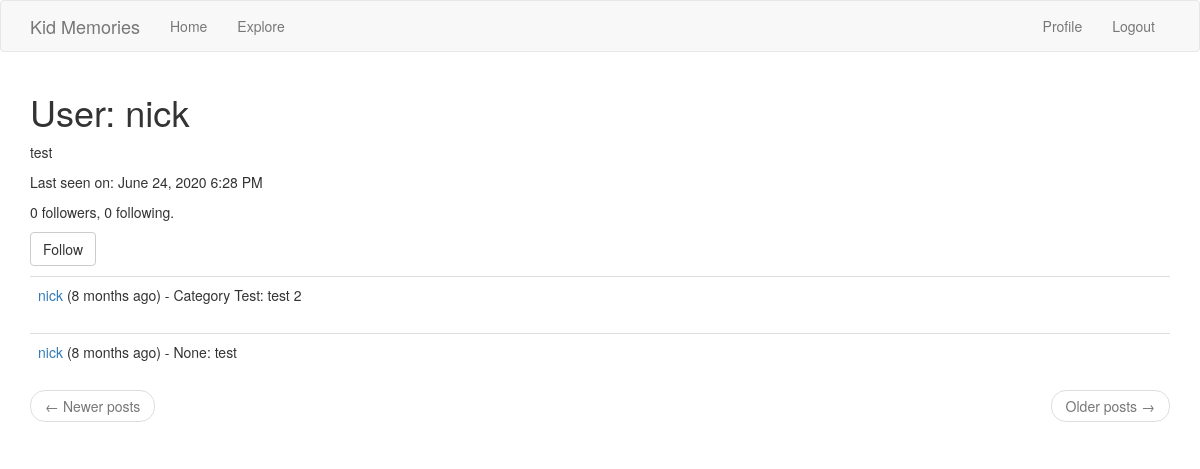
Page /user/nick (signed in) on the earlier database version.
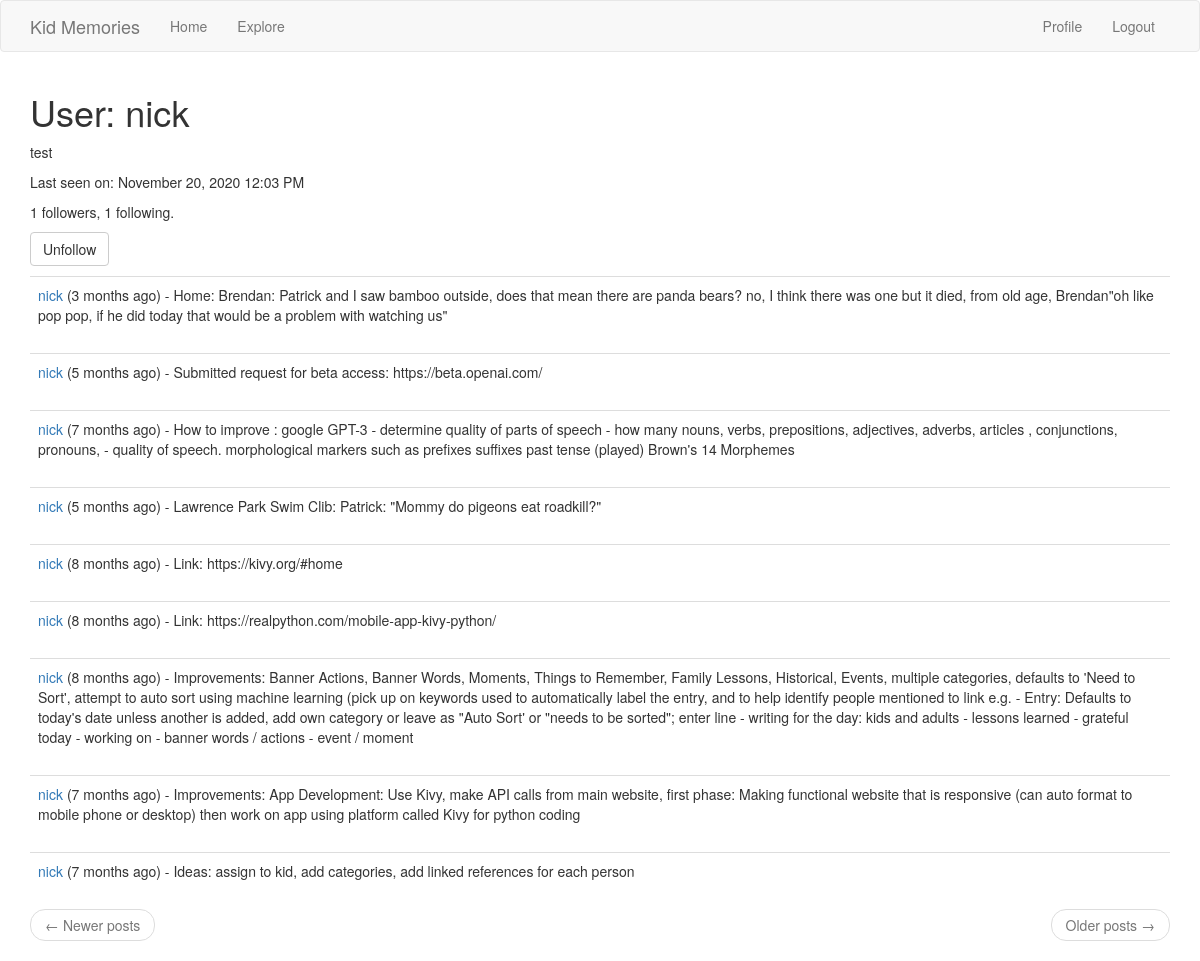
Same page on the later database version.
### app/models.py (models this page shows, shortened)
class PaginatedAPIMixin(object):
    @staticmethod
    def to_collection_dict(query, page, per_page, endpoint, **kwargs):
        resources = query.paginate(page, per_page, False)
        data = {
            'items': [item.to_dict() for item in resources.items],
            '_meta': {
                'page': page,
                'per_page': per_page,
                'total_pages': resources.pages,
                'total_items': resources.total
            },
            '_links': {
                'self': url_for(endpoint, page=page, per_page=per_page,
                                **kwargs),
                'next': url_for(endpoint, page=page + 1, per_page=per_page,
                                **kwargs) if resources.has_next else None,
                'prev': url_for(endpoint, page=page - 1, per_page=per_page,
                                **kwargs) if resources.has_prev else None
            }
        }
        return data

class User(UserMixin, PaginatedAPIMixin, db.Model):
    id = db.Column(db.Integer, primary_key=True)
    username = db.Column(db.String(64), index=True, unique=True)
    email = db.Column(db.String(120), index=True, unique=True)
    groupid = db.Column(db.Integer, index=True)
    password_hash = db.Column(db.String(128))
    posts = db.relationship('Post', backref='author', lazy='dynamic')
    about_me = db.Column(db.String(140))
    last_seen = db.Column(db.DateTime, default=datetime.utcnow)
    token = db.Column(db.String(32), index=True, unique=True)
    token_expiration = db.Column(db.DateTime)
    followed = db.relationship(
        'User', secondary=followers,
        primaryjoin=(followers.c.follower_id == id),
        secondaryjoin=(followers.c.followed_id == id),
        backref=db.backref('followers', lazy='dynamic'), lazy='dynamic')
    def is_following(self, user):
        return self.followed.filter(
            followers.c.followed_id == user.id).count() > 0

class Post(db.Model):
    id = db.Column(db.Integer, primary_key=True)
    body = db.Column(db.String(140))
    category = db.Column(db.String(25), nullable=True)
    eventdate = db.Column(db.DateTime, default=datetime.utcnow)
    timestamp = db.Column(db.DateTime, index=True, default=datetime.utcnow)
    user_id = db.Column(db.Integer, db.ForeignKey('user.id'))
    image = db.Column(db.String(255), nullable = True)

### app/main/routes.py (the view)
@bp.route('/user/<username>')
@login_required
def user(username):
    user = User.query.filter_by(username=username).first_or_404()
    page = request.args.get('page', 1, type=int)
    posts = user.posts.order_by(Post.timestamp.desc()).paginate(
        page, current_app.config['POSTS_PER_PAGE'], False)
    next_url = url_for('main.user', username=user.username,
                       page=posts.next_num) if posts.has_next else None
    prev_url = url_for('main.user', username=user.username,
                       page=posts.prev_num) if posts.has_prev else None
    form = EmptyForm()
    return render_template('user.html', user=user, posts=posts.items,next_url=next_url, prev_url=prev_url, form=form)

### app/main/forms.py
class EmptyForm(FlaskForm):
    submit = SubmitField('Submit')

### app/main/routes.py (called while the page is built)
@bp.before_app_request
def before_request():
    if current_user.is_authenticated:
        current_user.last_seen = datetime.utcnow()
        db.session.commit()

### app/models.py (called while the page is built)
@login.user_loader
def load_user(id):
    return User.query.get(int(id))

### app/templates/user.html (shortened to what this page needs)
{% extends "base.html" %}
{% block app_content %}
    <td>
      <h1>User: {{ user.username }}</h1>
      {% if user.about_me %}<p>{{ user.about_me }}</p>{% endif %}
      {% if user.last_seen %}<p>Last seen on: {{ moment(user.last_seen).format('LLL') }}</p>{% endif %}
      <p>{{ user.followers.count() }} followers, {{ user.followed.count() }} following.</p>
      {% if user == current_user %}
      <p><a href="{{ url_for('main.edit_profile') }}">Edit your profile</a></p>
      {% elif not current_user.is_following(user) %}
                     <p>
                         <form action="{{ url_for('main.follow', username=user.username) }}" method="post">
                             {{ form.submit(value='Follow', class_='btn btn-default') }}
                         </form>
                     </p>
                     {% else %}
                     <p>
                         <form action="{{ url_for('main.unfollow', username=user.username) }}" method="post">
                             {{ form.submit(value='Unfollow', class_='btn btn-default') }}
                         </form>
                     </p>
      {% endif %}
      {% for post in posts %}
          {% include '_post.html' %}
      {% endfor %}
      <nav aria-label="...">
          <ul class="pager">
              <li class="previous{% if not prev_url %} disabled{% endif %}">
                  <a href="{{ prev_url or '#' }}">
                      <span aria-hidden="true">←</span> Newer posts
                  </a>
              </li>
              <li class="next{% if not next_url %} disabled{% endif %}">
                  <a href="{{ next_url or '#' }}">
                      Older posts <span aria-hidden="true">→</span>
                  </a>
              </li>
          </ul>
      </nav>
{% endblock %}

### app/templates/base.html (shortened to what this page needs)
{% extends 'bootstrap/base.html' %}
{% block navbar %}
    <html lang="en">
    <nav class="navbar navbar-default">
        <div class="container">
            <div class="navbar-header">
                <a class="navbar-brand" href="{{ url_for('main.index') }}">Kid Memories</a>
            </div>
            <div class="collapse navbar-collapse" id="bs-example-navbar-collapse-1">
                <ul class="nav navbar-nav">
                    {% if current_user.is_anonymous %}
                    <li><a href="{{ url_for('main.index') }}">Home</a></li>
                    {% else %}
                    <li><a href="{{ url_for('main.index') }}">Home</a></li>
                    <li><a href="{{ url_for('main.explore') }}">Explore</a></li>
                    {% endif %}
                </ul>
                <ul class="nav navbar-nav navbar-right">
                    {% if current_user.is_anonymous %}
                    <li><a href="{{ url_for('auth.login') }}">Login</a></li>
                    {% else %}
                    <li><a href="{{ url_for('main.user', username=current_user.username) }}">Profile</a></li>
                    <li><a href="{{ url_for('auth.logout') }}">Logout</a></li>
                    {% endif %}
                </ul>
            </div>
        </div>
    </nav>
{% endblock %}
{% block content %}
    <div class="container">
{% block app_content %}
{% endblock %}
    </div>
{% endblock %}

### app/templates/_post.html (shortened to what this page needs)
<table class="table table-hover">
        <tr>
            <td>
            {{ user_link }} ({{ moment(post.eventdate).fromNow() }}) - {{post.category}}: {{ post.body }}
            </td>
        </tr>
    </table>

Differences in the rows shown:
removed Post: user_link "nick", eventdate "8 months ago", category "Category Test", body "test 2"
removed Post: user_link "nick", eventdate "8 months ago", category "None", body "test"
changed User "nick": last_seen "June 24, 2020 6:28 PM" → "November 20, 2020 12:03 PM"
added Post: user_link "nick", eventdate "3 months ago", category "Home", body "Brendan: Patrick and I saw bamboo outside, does that mean there are panda bears? no, I think there was one but it died, from old age, Brendan\"oh like pop pop, if he did today that would be a problem with watching us\""
added Post: user_link "nick", eventdate "5 months ago", category "Submitted request for beta access", body "https://beta.openai.com/"
added Post: user_link "nick", eventdate "7 months ago", category "How to improve", body "google GPT-3 - determine quality of parts of speech - how many nouns, verbs, prepositions, adjectives, adverbs, articles , conjunctions, pronouns, - quality of speech. morphological markers such as prefixes suffixes past tense (played) Brown's 14 Morphemes"
added Post: user_link "nick", eventdate "5 months ago", category "Lawrence Park Swim Clib", body "Patrick: \"Mommy do pigeons eat roadkill?\""
added Post: user_link "nick", eventdate "8 months ago", category "Link", body "https://kivy.org/#home"
added Post: user_link "nick", eventdate "8 months ago", category "Link", body "https://realpython.com/mobile-app-kivy-python/"
added Post: user_link "nick", eventdate "8 months ago", category "Improvements", body "Banner Actions, Banner Words, Moments, Things to Remember, Family Lessons, Historical, Events, multiple categories, defaults to 'Need to Sort', attempt to auto sort using machine learning (pick up on keywords used to automatically label the entry, and to help identify people mentioned to link e.g. - Entry: Defaults to today's date unless another is added, add own category or leave as \"Auto Sort' or \"needs to be sorted\"; enter line - writing for the day: kids and adults - lessons learned - grateful today - working on - banner words / actions - event / moment"
added Post: user_link "nick", eventdate "7 months ago", category "Improvements", body "App Development: Use Kivy, make API calls from main website, first phase: Making functional website that is responsive (can auto format to mobile phone or desktop) then work on app using platform called Kivy for python coding"
added Post: user_link "nick", eventdate "7 months ago", category "Ideas", body "assign to kid, add categories, add linked references for each person"
Other differences:
{{ user.followers.count() }}: "0" → "1"
{{ user.followed.count() }}: "0" → "1"
form field submit: (not shown) → "Unfollow"
form field submit: "Follow" → (not shown)
